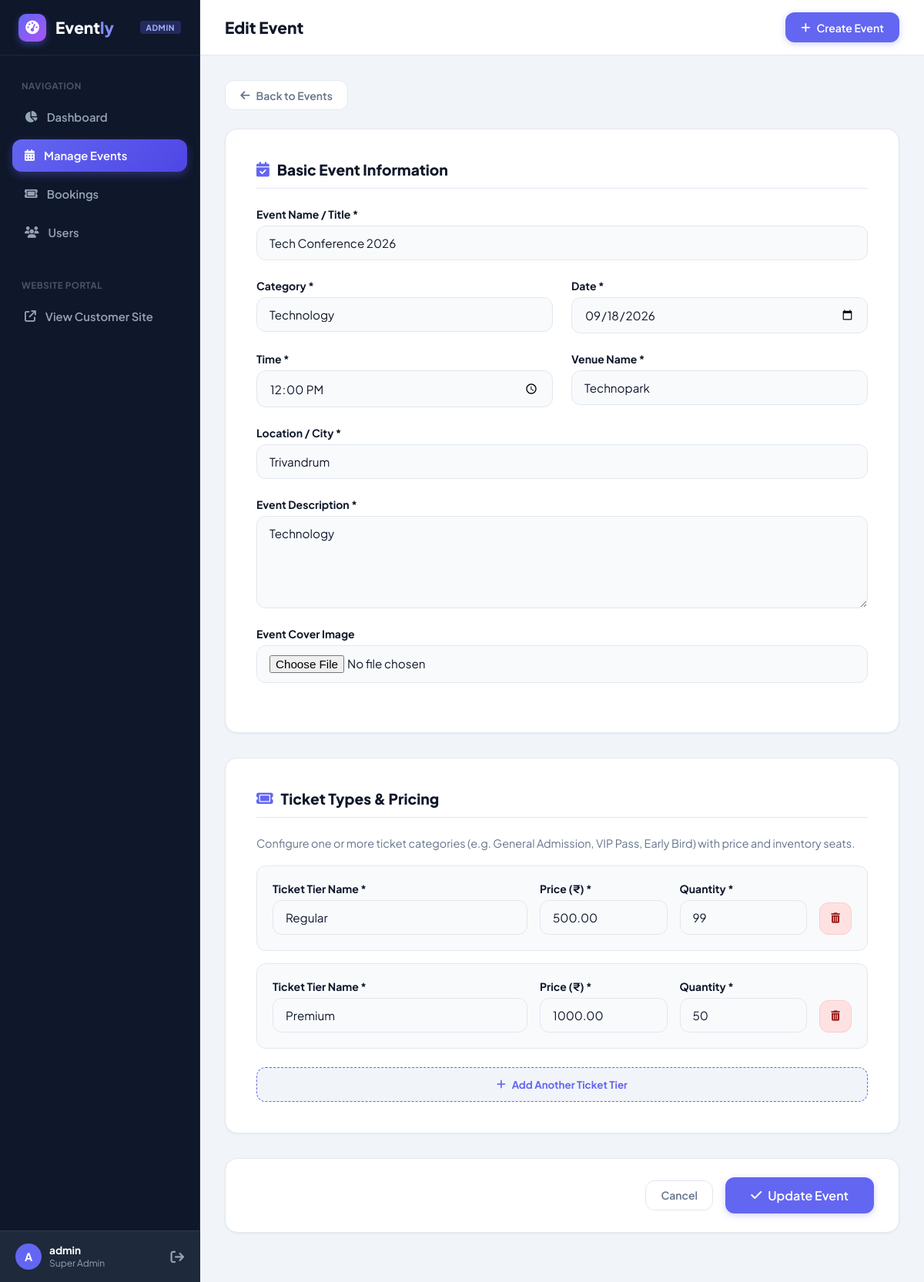
Screenshot of /adminpanel/events/1/edit/ (signed in) with the database file from the repository.
### events/models.py (models this page shows, shortened)
class Event(models.Model):
    name = models.CharField(max_length=200)
    description = models.TextField()
    category = models.CharField(max_length=100)
    date = models.DateField()
    time = models.TimeField()
    venue = models.CharField(max_length=200)
    location = models.CharField(max_length=200)
    image = models.ImageField(
        upload_to='event_images/',
        blank=True,
        null=True
    )

class TicketType(models.Model):
    event=models.ForeignKey(Event,on_delete=models.CASCADE,related_name='ticket_types')
    name=models.CharField(max_length=100)
    price=models.DecimalField(max_digits=10,decimal_places=2)
    quantity=models.PositiveIntegerField()

### adminpanel/views.py (the view, shortened to what this page needs)
# urls.py: path('events/<int:event_id>/edit/', views.admin_edit_event, name='admin_edit_event'),
@user_passes_test(lambda u: u.is_authenticated and u.is_staff, login_url='admin_login')
def admin_edit_event(request, event_id):
    event = get_object_or_404(Event, id=event_id)
    return render(request, 'admin_event_form.html', {'action': 'Edit', 'event': event})

### adminpanel/templates/admin_event_form.html (shortened to what this page needs)
{% extends 'admin_base.html' %}
{% block page_title %}{{ action }} Event{% endblock %}
{% block content %}
<div class="form-wrapper">
    <div style="margin-bottom: 1.5rem;">
        <a href="{% url 'admin_events' %}" class="btn btn-outline">
            <i class="fa-solid fa-arrow-left"></i> Back to Events
        </a>
    </div>
    <form method="POST" enctype="multipart/form-data">
        <div class="form-card">
            <h2 class="section-heading"><i class="fa-solid fa-calendar-check"></i> Basic Event Information</h2>
            <div class="form-grid">
                <div class="form-group full-width">
                    <label class="form-label">Event Name / Title *</label>
                    <input type="text" name="name" class="form-control" placeholder="e.g. Neon Horizon Music Festival 2026" value="{{ event.name|default:'' }}" required>
                </div>
                <div class="form-group">
                    <label class="form-label">Category *</label>
                    <input type="text" name="category" class="form-control" placeholder="e.g. Music, Tech, Sports, Workshop" value="{{ event.category|default:'' }}" required>
                </div>
                <div class="form-group">
                    <label class="form-label">Date *</label>
                    <input type="date" name="date" class="form-control" value="{{ event.date|date:'Y-m-d'|default:'' }}" required>
                </div>
                <div class="form-group">
                    <label class="form-label">Time *</label>
                    <input type="time" name="time" class="form-control" value="{{ event.time|time:'H:i'|default:'' }}" required>
                </div>
                <div class="form-group">
                    <label class="form-label">Venue Name *</label>
                    <input type="text" name="venue" class="form-control" placeholder="e.g. Grand Arena Center" value="{{ event.venue|default:'' }}" required>
                </div>
                <div class="form-group full-width">
                    <label class="form-label">Location / City *</label>
                    <input type="text" name="location" class="form-control" placeholder="e.g. Bangalore, Karnataka" value="{{ event.location|default:'' }}" required>
                </div>
                <div class="form-group full-width">
                    <label class="form-label">Event Description *</label>
                    <textarea name="description" class="form-control" placeholder="Describe the event, artist lineup, entry guidelines, etc." required>{{ event.description|default:'' }}</textarea>
                </div>
                <div class="form-group full-width">
                    <label class="form-label">Event Cover Image</label>
                    <input type="file" name="image" class="form-control" accept="image/*">
                </div>
            </div>
        </div>
        <div class="form-card">
            <h2 class="section-heading"><i class="fa-solid fa-ticket"></i> Ticket Types & Pricing</h2>
            <p style="color: var(--text-muted); font-size: 0.9rem; margin-bottom: 1.25rem;">
                Configure one or more ticket categories (e.g. General Admission, VIP Pass, Early Bird) with price and inventory seats.
            </p>
            <div id="ticketContainer" class="ticket-types-container">
                {% if event and event.ticket_types.all %}
                    {% for ticket in event.ticket_types.all %}
                        <div class="ticket-row">
                            <div class="form-group">
                                <label class="form-label">Ticket Tier Name *</label>
                                <input type="text" name="ticket_name[]" class="form-control" placeholder="e.g. VIP Access" value="{{ ticket.name }}" required>
                            </div>
                            <div class="form-group">
                                <label class="form-label">Price (₹) *</label>
                                <input type="number" step="0.01" name="ticket_price[]" class="form-control" placeholder="0.00" value="{{ ticket.price }}" required>
                            </div>
                            <div class="form-group">
                                <label class="form-label">Quantity *</label>
                                <input type="number" name="ticket_quantity[]" class="form-control" placeholder="100" value="{{ ticket.quantity }}" required>
                            </div>
                            <button type="button" class="btn-remove-row" onclick="removeTicketRow(this)" title="Remove Tier">
                                <i class="fa-solid fa-trash-can"></i>
                            </button>
                        </div>
                    {% endfor %}
                {% endif %}
            </div>
            <button type="button" class="btn-add-ticket" onclick="addTicketRow()">
                <i class="fa-solid fa-plus"></i> Add Another Ticket Tier
            </button>
        </div>
        <div class="form-card" style="padding: 1.5rem 2rem;">
            <div class="form-footer" style="margin-top: 0; padding-top: 0; border-top: none;">
                <a href="{% url 'admin_events' %}" class="btn btn-outline">Cancel</a>
                <button type="submit" class="btn btn-primary" style="padding: 0.75rem 2rem; font-size: 1rem;">
                    <i class="fa-solid fa-check"></i> {% if action == 'Edit' %}Update Event{% else %}Publish Event{% endif %}
                </button>
            </div>
        </div>
    </form>
</div>
{% endblock %}

### adminpanel/templates/admin_base.html (shortened to what this page needs)
<!DOCTYPE html>
<html lang="en">
<head>
    <link rel="stylesheet" href="https://cdnjs.cloudflare.com/ajax/libs/font-awesome/6.5.1/css/all.min.css">
</head>
<body>
    <aside class="admin-sidebar">
        <a href="{% url 'admin_dashboard' %}" class="sidebar-brand">
            <div class="logo-icon"><i class="fa-solid fa-gauge-high"></i></div>
            <span>Event<span style="color: #818cf8;">ly</span></span>
            <span class="badge-admin">Admin</span>
        </a>
        <ul class="sidebar-nav">
            <li class="sidebar-label">Navigation</li>
            <li class="nav-item">
                <a href="{% url 'admin_dashboard' %}" class="{% if request.resolver_match.url_name == 'admin_dashboard' %}active{% endif %}">
                    <i class="fa-solid fa-chart-pie"></i> Dashboard
                </a>
            </li>
            <li class="nav-item">
                <a href="{% url 'admin_events' %}" class="{% if 'event' in request.resolver_match.url_name %}active{% endif %}">
                    <i class="fa-solid fa-calendar-days"></i> Manage Events
                </a>
            </li>
            <li class="nav-item">
                <a href="{% url 'admin_bookings' %}" class="{% if 'booking' in request.resolver_match.url_name %}active{% endif %}">
                    <i class="fa-solid fa-ticket"></i> Bookings
                </a>
            </li>
            <li class="nav-item">
                <a href="{% url 'admin_users' %}" class="{% if 'user' in request.resolver_match.url_name %}active{% endif %}">
                    <i class="fa-solid fa-users"></i> Users
                </a>
            </li>
            <li class="sidebar-label" style="margin-top: 1.5rem;">Website Portal</li>
            <li class="nav-item">
                <a href="{% url 'home' %}" target="_blank">
                    <i class="fa-solid fa-arrow-up-right-from-square"></i> View Customer Site
                </a>
            </li>
        </ul>
        <div class="sidebar-footer">
            <div class="admin-user-info">
                <div class="admin-avatar">{{ request.user.username|make_list|first|upper }}</div>
                <div>
                    <div class="admin-name">{{ request.user.first_name|default:request.user.username }}</div>
                    <div class="admin-role">Super Admin</div>
                </div>
            </div>
            <a href="{% url 'admin_logout' %}" style="color: #94a3b8; text-decoration: none; font-size: 1.1rem;" title="Logout">
                <i class="fa-solid fa-arrow-right-from-bracket"></i>
            </a>
        </div>
    </aside>
    <div class="admin-main">
        <header class="admin-topbar">
            <h1 class="topbar-title">{% block page_title %}Dashboard{% endblock %}</h1>
            <div class="topbar-actions">
                {% block topbar_actions %}
                    <a href="{% url 'admin_add_event' %}" class="btn btn-primary">
                        <i class="fa-solid fa-plus"></i> Create Event
                    </a>
                {% endblock %}
            </div>
        </header>
        <div class="admin-content">
            {% block content %}{% endblock %}
        </div>
    </div>
</body>
</html>

### adminpanel/templates/admin_base.html (style rules this page uses)
:root { --primary: #6366f1; --primary-hover: #4f46e5; --primary-dark: #3730a3; --primary-light: #e0e7ff; --sidebar-bg: #0f172a; --sidebar-surface: #1e293b; --sidebar-border: rgba(255, 255, 255, 0.08); --sidebar-text: #94a3b8; --sidebar-active: #ffffff; --bg-body: #f1f5f9; --bg-card: #ffffff; --text-main: #0f172a; --text-muted: #64748b; --border: #e2e8f0; --success: #10b981; --danger: #ef4444; --warning: #f59e0b; --info: #0ea5e9; --radius-sm: 8px; --radius-md: 12px; --radius-lg: 16px; --shadow-sm: 0 1px 3px rgba(0,0,0,0.06); --shadow-md: 0 4px 6px -1px rgba(0,0,0,0.08); --shadow-lg: 0 10px 15px -3px rgba(0,0,0,0.08); --transition: all 0.2s ease; }
* { margin: 0; padding: 0; box-sizing: border-box; font-family: 'Plus Jakarta Sans', -apple-system, BlinkMacSystemFont, sans-serif; }
body { background-color: var(--bg-body); color: var(--text-main); min-height: 100vh; display: flex; }
.admin-sidebar { width: 260px; background: var(--sidebar-bg); border-right: 1px solid var(--sidebar-border); display: flex; flex-direction: column; position: fixed; top: 0; left: 0; bottom: 0; z-index: 100; }
.sidebar-brand { height: 72px; padding: 0 1.5rem; display: flex; align-items: center; gap: 12px; border-bottom: 1px solid var(--sidebar-border); text-decoration: none; color: white; font-size: 1.3rem; font-weight: 800; }
.sidebar-brand .logo-icon { width: 36px; height: 36px; background: linear-gradient(135deg, var(--primary), #a855f7); border-radius: 10px; display: flex; align-items: center; justify-content: center; font-size: 1.1rem; color: white; box-shadow: 0 4px 10px rgba(99, 102, 241, 0.4); }
.sidebar-brand .badge-admin { font-size: 0.65rem; background: rgba(99, 102, 241, 0.25); color: #a5b4fc; padding: 2px 8px; border-radius: 4px; text-transform: uppercase; letter-spacing: 0.5px; font-weight: 700; margin-left: auto; }
.sidebar-nav { padding: 1.5rem 1rem; display: flex; flex-direction: column; gap: 0.5rem; list-style: none; flex: 1; }
.sidebar-label { font-size: 0.725rem; font-weight: 700; text-transform: uppercase; color: #475569; padding: 0.5rem 0.75rem 0.25rem; letter-spacing: 0.5px; }
.nav-item a { display: flex; align-items: center; gap: 12px; padding: 0.75rem 1rem; color: var(--sidebar-text); text-decoration: none; font-size: 0.925rem; font-weight: 600; border-radius: var(--radius-md); transition: var(--transition); }
.nav-item a.active { color: #ffffff; background: linear-gradient(135deg, var(--primary), var(--primary-hover)); box-shadow: 0 4px 12px rgba(99, 102, 241, 0.35); }
.sidebar-footer { padding: 1rem 1.25rem; border-top: 1px solid var(--sidebar-border); display: flex; align-items: center; justify-content: space-between; background: var(--sidebar-surface); }
.admin-user-info { display: flex; align-items: center; gap: 10px; }
.admin-avatar { width: 34px; height: 34px; border-radius: 50%; background: var(--primary); color: white; display: flex; align-items: center; justify-content: center; font-weight: 700; font-size: 0.9rem; }
.admin-name { font-size: 0.85rem; font-weight: 700; color: white; line-height: 1.2; }
.admin-role { font-size: 0.75rem; color: #94a3b8; }
.admin-main { margin-left: 260px; flex: 1; display: flex; flex-direction: column; min-height: 100vh; }
.admin-topbar { height: 72px; background: white; border-bottom: 1px solid var(--border); padding: 0 2rem; display: flex; align-items: center; justify-content: space-between; position: sticky; top: 0; z-index: 90; }
.topbar-title { font-size: 1.3rem; font-weight: 800; color: var(--text-main); }
.topbar-actions { display: flex; align-items: center; gap: 1rem; }
.btn { display: inline-flex; align-items: center; justify-content: center; gap: 8px; padding: 0.6rem 1.2rem; font-size: 0.875rem; font-weight: 600; border-radius: var(--radius-md); text-decoration: none; cursor: pointer; transition: var(--transition); border: 1px solid transparent; }
.btn-primary { background: var(--primary); color: white; box-shadow: 0 2px 8px rgba(99, 102, 241, 0.3); }
.btn-outline { background: white; color: var(--text-muted); border-color: var(--border); }
.admin-content { padding: 2rem; flex: 1; }

### rows the page displays
Event: name "Tech Conference 2026", category "Technology", date "09/18/2026", time "12:00", venue "Technopark", location "Trivandrum", description "Technology"
TicketType: name "Regular", price "500.00", quantity "99"
TicketType: name "Premium", price "1000.00", quantity "50"

### other values shown
{{ request.user.username|make_list|first|upper }} "A"
{{ request.user.first_name|default:request.user.username }} "admin"
{{ action }} "Edit"
